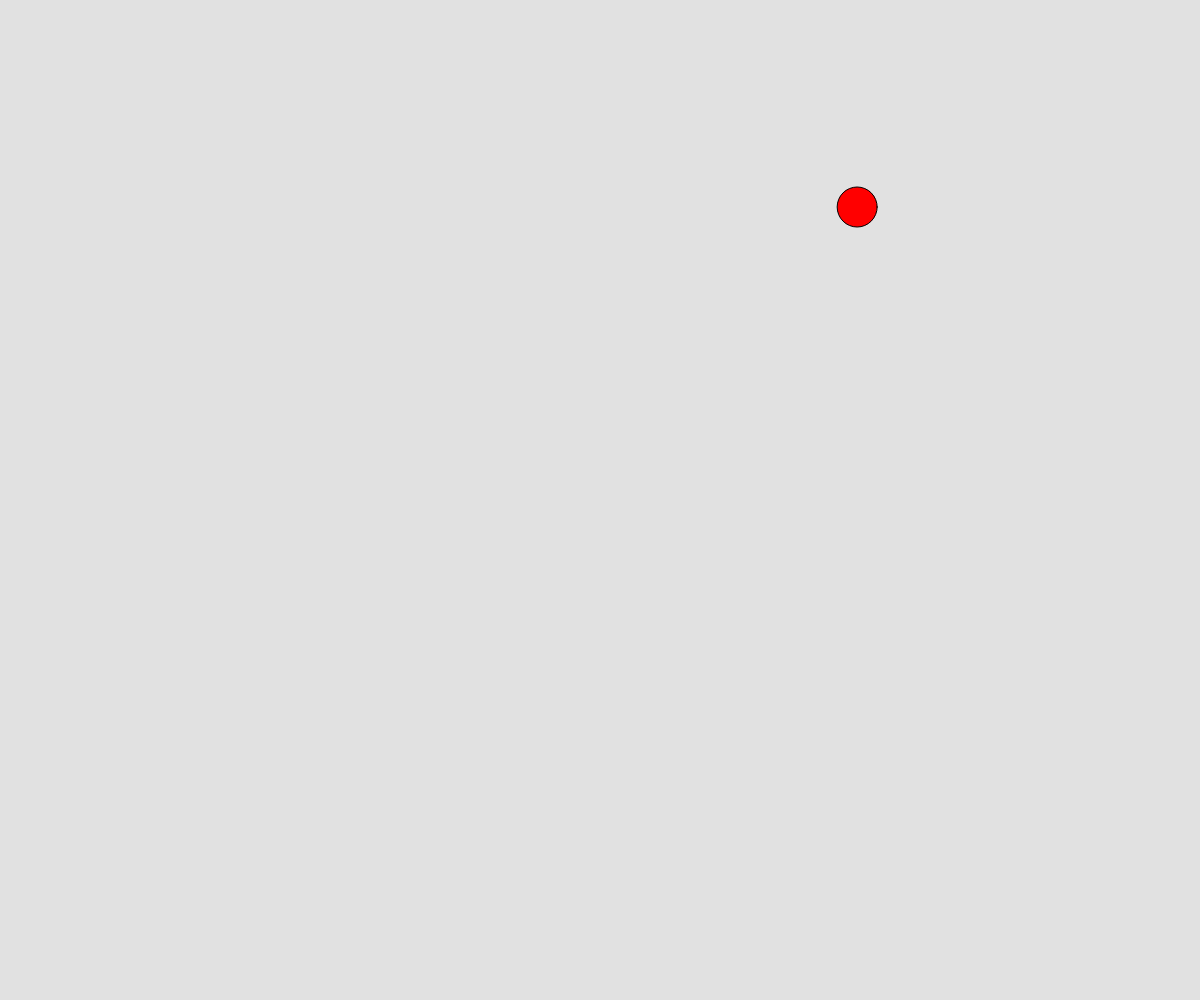
Frame 1 (no input)
Frame 60 (no input): identical to frame 1, image omitted
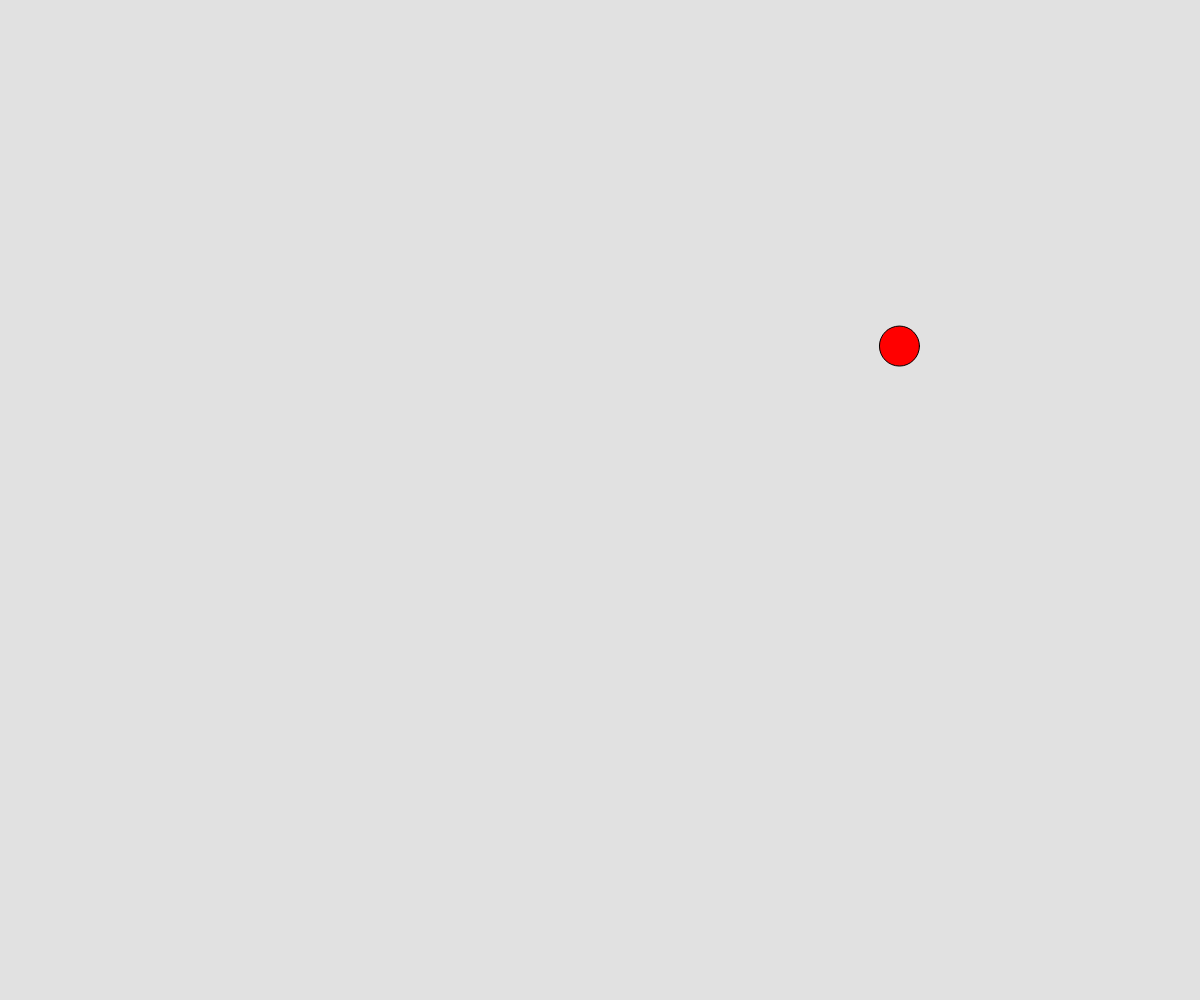
Frame 120 (the mouse pressed at the canvas centre since frame 60)

The p5.js sketch that drew these frames (run headless with seeded random() and noise() and a simulated clock; from frame 60 on, the mouse is pressed at the canvas centre):

// p5.js sketch
// ── sketch.js
function setup() {
    createCanvas(windowWidth, windowHeight);
    frameRate(30)
  }
  let a=0;
  function draw() {
    if(a%60==0){
        clear()
        background(225);
        fill(255,0,0);
        circle(windowWidth*random(), windowHeight*random(), 40);
    }
    a++;
  }

  function windowResized() {
    resizeCanvas(windowWidth, windowHeight);
  }
